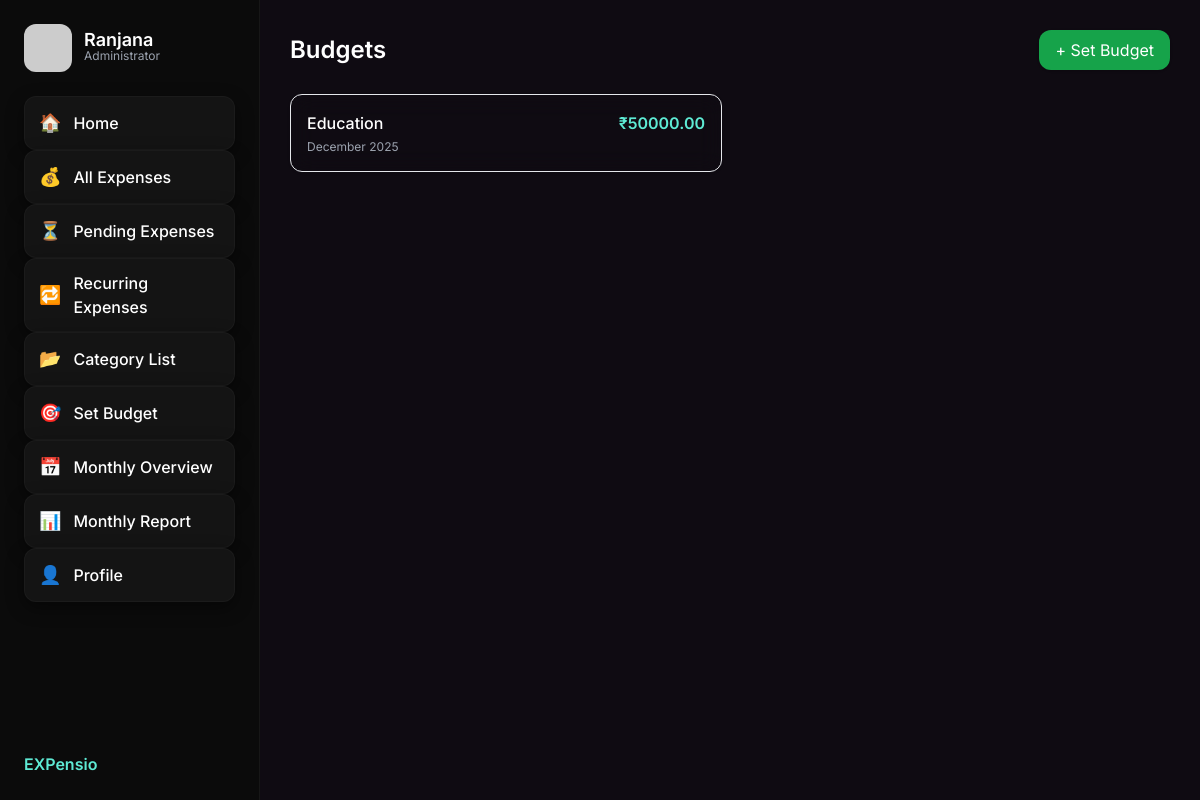
Screenshot of /budgets/ (signed in) with the database file from the repository.
### expenses/models.py (models this page shows, shortened)
class Budget(models.Model):
    user = models.ForeignKey(User, on_delete=models.CASCADE)
    category = models.ForeignKey(Category, on_delete=models.CASCADE)
    amount = models.DecimalField(max_digits=10, decimal_places=2)
    month = models.DateField()

class Category(models.Model):
    user = models.ForeignKey(User, on_delete=models.CASCADE)
    name = models.CharField(max_length=50)
    icon = models.CharField(max_length=50, blank=True)

### expenses/views.py (the view)
# urls.py: path("budgets/", views.budgets_list, name="budgets_list"),
@login_required
def budgets_list(request):
    today = timezone.now().date()
    month_start = today.replace(day=1)
    budgets = Budget.objects.filter(user=request.user, month=month_start)
    total_budget = sum(b.amount for b in budgets)
    return render(request, "expenses/budgets_list.html", {
        "budgets": budgets,
        "total_budget": total_budget,
    })

### expenses/templates/expenses/budgets_list.html (shortened to what this page needs)
{% extends "expenses/base.html" %}
{% block content %}
<div class="flex items-center justify-between mb-6">
  <h1 class="text-white text-2xl font-semibold">Budgets</h1>
  <a href="{% url 'budget_add' %}" class="px-4 py-2 rounded-xl bg-green-600 text-white shadow">+ Set Budget</a>
</div>
<div class="grid grid-cols-1 md:grid-cols-2 gap-4">
  {% for b in budgets %}
  <div class="backdrop-blur-md bg-white/3 border border-white/6 rounded-xl p-4 shadow">
    <div class="flex justify-between items-start">
      <div>
        <div class="text-white font-medium">{{ b.category.name }}</div>
        <div class="text-gray-400 text-xs mt-1">{{ b.month|date:"F Y" }}</div>
      </div>
      <div class="text-teal-300 font-semibold">₹{{ b.amount }}</div>
    </div>
  </div>
  {% empty %}
  <div class="text-gray-500">No budgets set yet.</div>
  {% endfor %}
</div>
{% endblock %}

### expenses/templates/expenses/base.html (shortened to what this page needs)
<!DOCTYPE html>
<html lang="en">
<head>
  <script src="https://cdn.tailwindcss.com"></script>
</head>
<body>
<div class="app">
  <aside class="sidebar" id="sidebar">
    <div class="flex items-center gap-3 mb-6">
      <img src="https://i.pravatar.cc/100?img=47" class="w-12 h-12 rounded-xl">
      <div class="side-text">
        <div class="text-white font-semibold text-lg leading-4">{{user.username}}</div>
        <div class="muted text-xs">Administrator</div>
      </div>
    </div>
<nav class="space-y-2">
  <a href="{% url 'dash' %}">
    <div class="sidebar-card">
      <span class="text-white text-lg">🏠</span>
      <span class="side-text text-white font-medium">Home</span>
    </div>
  </a>
  <a href="{% url 'expenses_list' %}">
    <div class="sidebar-card">
      <span class="text-white text-lg">💰</span>
      <span class="side-text text-white font-medium">All Expenses</span>
    </div>
  </a>
  <a href="{% url 'pending_expenses' %}">
    <div class="sidebar-card">
      <span class="text-white text-lg">⏳</span>
      <span class="side-text text-white font-medium">Pending Expenses</span>
    </div>
  </a>
  <a href="{% url 'recurring_list' %}">
    <div class="sidebar-card">
      <span class="text-white text-lg">🔁</span>
      <span class="side-text text-white font-medium">Recurring Expenses</span>
    </div>
  </a>
  <a href="{% url 'categories_list' %}">
    <div class="sidebar-card">
      <span class="text-white text-lg">📂</span>
      <span class="side-text text-white font-medium">Category List</span>
    </div>
  </a>
  <a href="{% url 'set_budget' %}">
    <div class="sidebar-card">
      <span class="text-white text-lg">🎯</span>
      <span class="side-text text-white font-medium">Set Budget</span>
    </div>
  </a>
  <a href="{% url 'monthly_overview' %}">
    <div class="sidebar-card">
      <span class="text-white text-lg">📅</span>
      <span class="side-text text-white font-medium">Monthly Overview</span>
    </div>
  </a>
  <a href="{% url 'monthly_report' %}">
    <div class="sidebar-card">
      <span class="text-white text-lg">📊</span>
      <span class="side-text text-white font-medium">Monthly Report</span>
    </div>
  </a>
  <a href="{% url 'profile' %}">
    <div class="sidebar-card">
      <span class="text-white text-lg">👤</span>
      <span class="side-text text-white font-medium">Profile</span>
    </div>
  </a>
</nav>
    <div class="absolute bottom-6 left-6 text-teal-300 font-semibold">
      EXPensio
    </div>
  </aside>
  <main class="content">
    {% block content %}
    {% endblock %}
  </main>
</div>
</body>
</html>

### expenses/templates/expenses/base.html (style rules this page uses)
body { margin:0; font-family: "Inter", sans-serif; background:#0f0b12; height:100vh; overflow:hidden; }
.app { display:flex; height:100vh; width:100vw; }
.sidebar { width: 260px; background: #0B0B0B; padding: 24px; border-right: 1px solid rgba(255,255,255,0.05); overflow-y:auto; transition:0.25s; }
.sidebar-card { background:#141414; padding:12px 14px; border-radius:12px; box-shadow: 0 6px 18px rgba(0,0,0,0.45); border:1px solid rgba(255,255,255,0.03); display:flex; align-items:center; gap:12px; cursor:pointer; transition:0.2s; }
.content { flex:1; overflow-y:auto; padding:30px; }
.muted { color:#9CA3AF; }

### rows the page displays
Budget: category.name "Education", month "December 2025", amount "50000.00"

### other values shown
{{ user.username }} "Ranjana"
